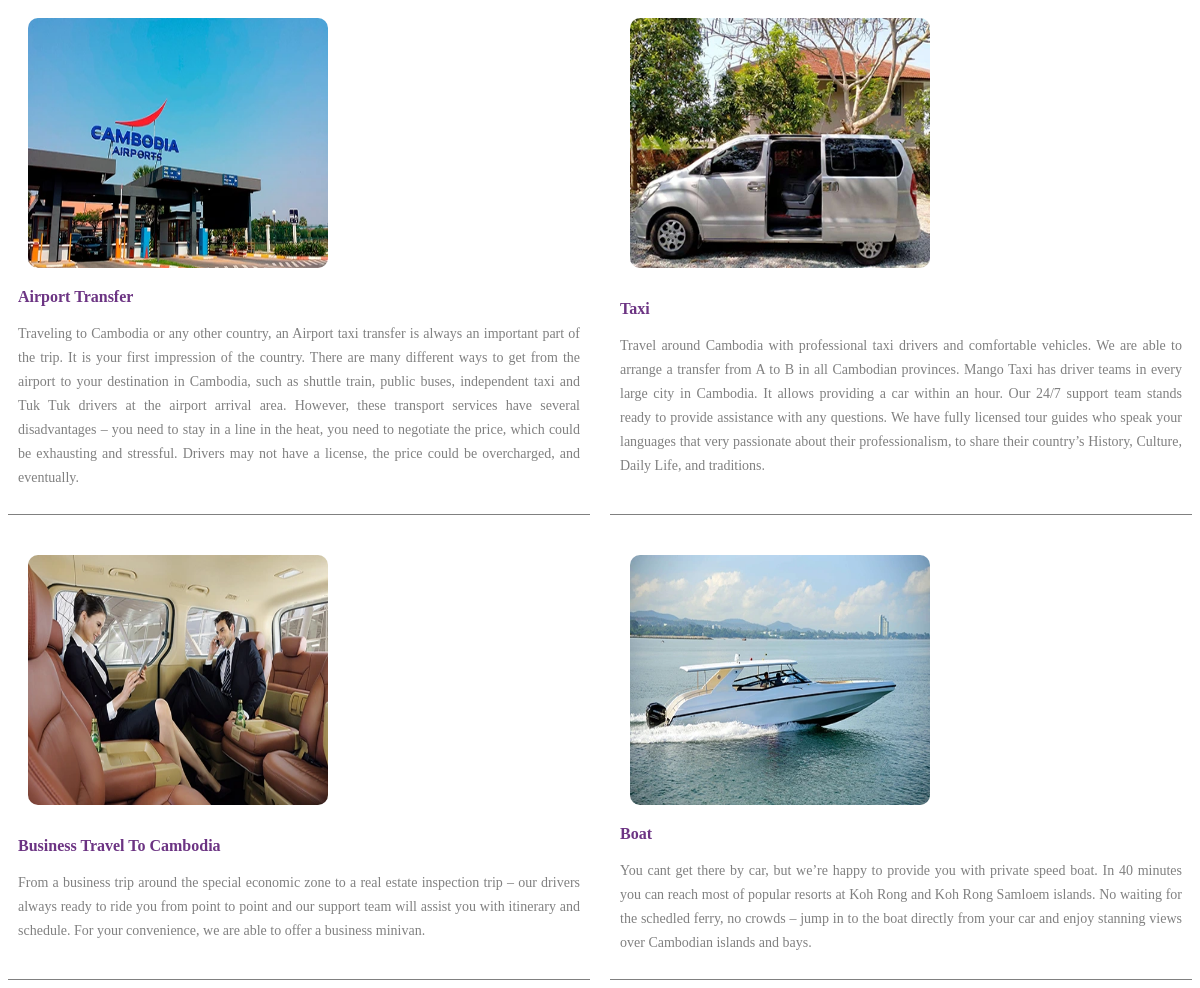
Screenshot of /includeFiles/Transpotation.php with the database file from the repository.
### tables this page shows
CREATE TABLE `tbldata` (
  `id` int(11) NOT NULL,
  `CateID` int(11) NOT NULL,
  `DateIn` datetime NOT NULL,
  `Description` varchar(1000) NOT NULL,
  `DesURL` varchar(1000) NOT NULL,
  `ImageUrl` varchar(1000) NOT NULL,
  `ProName` varchar(250) NOT NULL
);

### includeFiles/Transpotation.php (the view, shortened to what this page needs)
<!DOCTYPE html>
<html lang="en">
<head>
</head>
<body>
  <?php
  include('dbCon.php');
  $qw = 'SELECT * FROM tbldata where CateID=3 Order By DateIn DESC limit 4';
  $rw = $dbCon->query($qw);
  if ($rw->num_rows > 0) {
    echo '<div class="transportation-grid">';
    while ($row = $rw->fetch_assoc()) {
      echo '<div class="transportation">';
      echo '<a href="' . $row["DesURL"] . '" >';
      echo '<img src="' . $row["ImageUrl"] . '" " />';
      echo '<div>';
      echo '<h3 >' . $row["ProName"] . '</h3>';
      echo '<p>' . $row["Description"] . '</p>';
      echo '</a>';
      echo '</div>';
      echo '</div>';
    }
  } else {
    echo '0 results';
  }
  ?>
</body>
</html>

### includeFiles/Transpotation.php (style rules this page uses)
.transportation-grid { display: grid; grid-template-columns: 1fr 1fr; row-gap: 30px; column-gap: 20px; }
.transportation { display:grid; grid-template-columns:1fr; border-bottom:1px solid gray; padding:10px; }
.transportation a { text-decoration:none; }
.transportation img { width:300px; height:250px; border-radius:10px; margin-left:10px; }
.transportation h3 { color:#6C3483 ; font-size:16px; }
.transportation p { color:gray; font-size:14px; line-height:1.5rem; text-align:justify; }

### rows the page displays
tbldata: ImageUrl (picture), ProName "Airport Transfer", Description "Traveling to Cambodia or any other country, an Airport taxi transfer is always an important part of the trip. It is your first impression of the country. There are many different ways to get from the airport to your destination in Cambodia, such as shuttle train, public buses, independent taxi and Tuk Tuk drivers at the airport arrival area. However, these transport services have several disadvantages – you need to stay in a line in the heat, you need to negotiate the price, which could be exhausting and stressful. Drivers may not have a license, the price could be overcharged, and eventually."
tbldata: ImageUrl (picture), ProName "Taxi", Description "Travel around Cambodia with professional taxi drivers and comfortable vehicles. We are able to arrange a transfer from A to B in all Cambodian provinces. Mango Taxi has driver teams in every large city in Cambodia. It allows providing a car within an hour. Our 24/7 support team stands ready to provide assistance with any questions. We have fully licensed tour guides who speak your languages that very passionate about their professionalism, to share their country’s History, Culture, Daily Life, and traditions."
tbldata: ImageUrl (picture), ProName "Business Travel To Cambodia", Description "From a business trip around the special economic zone to a real estate inspection trip – our drivers always ready to ride you from point to point and our support team will assist you with itinerary and schedule. For your convenience, we are able to offer a business minivan."
tbldata: ImageUrl (picture), ProName "Boat", Description "You cant get there by car, but we’re happy to provide you with private speed boat. In 40 minutes you can reach most of popular resorts at Koh Rong and Koh Rong Samloem islands. No waiting for the schedled ferry, no crowds – jump in to the boat directly from your car and enjoy stanning views over Cambodian islands and bays."
